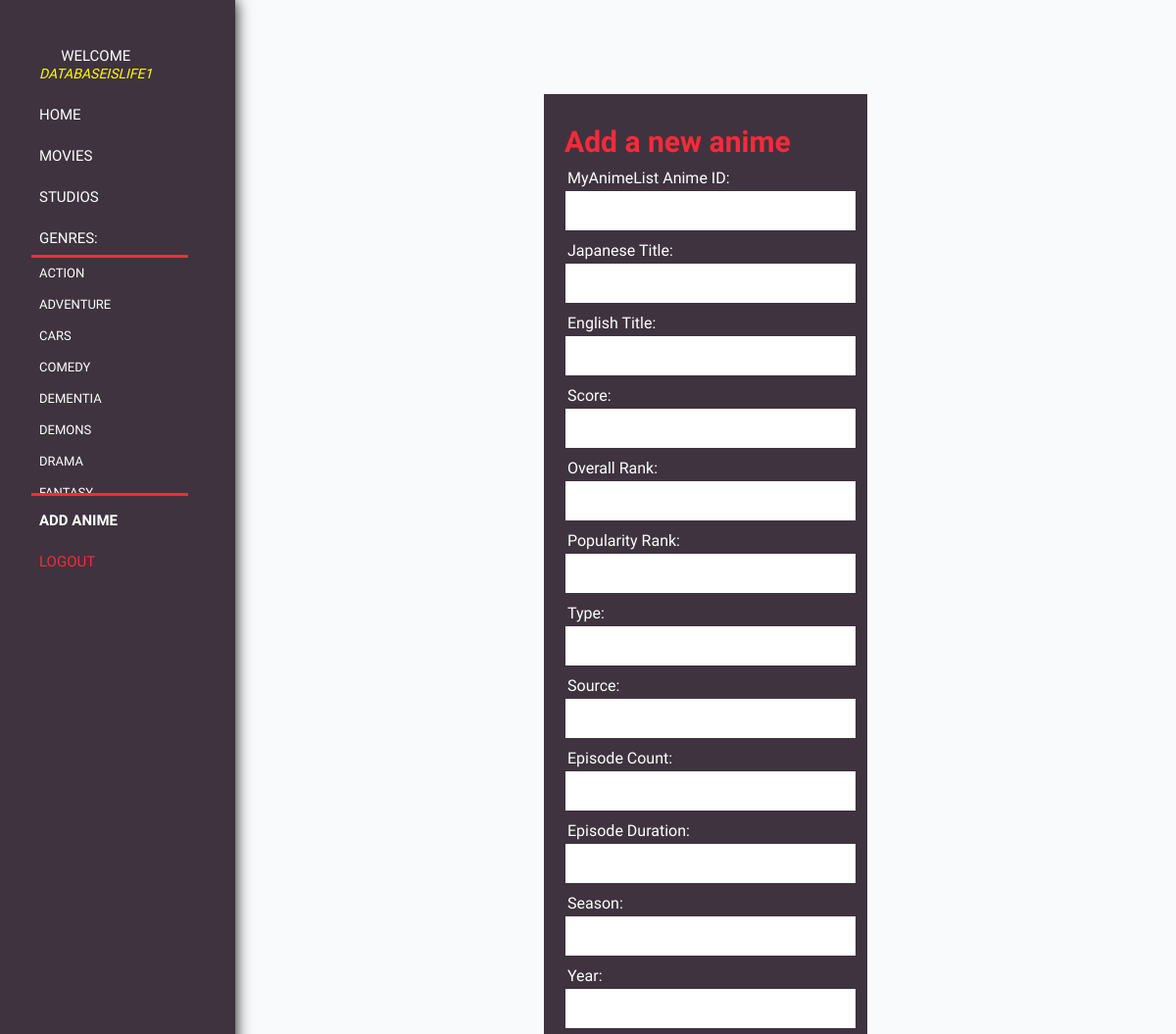
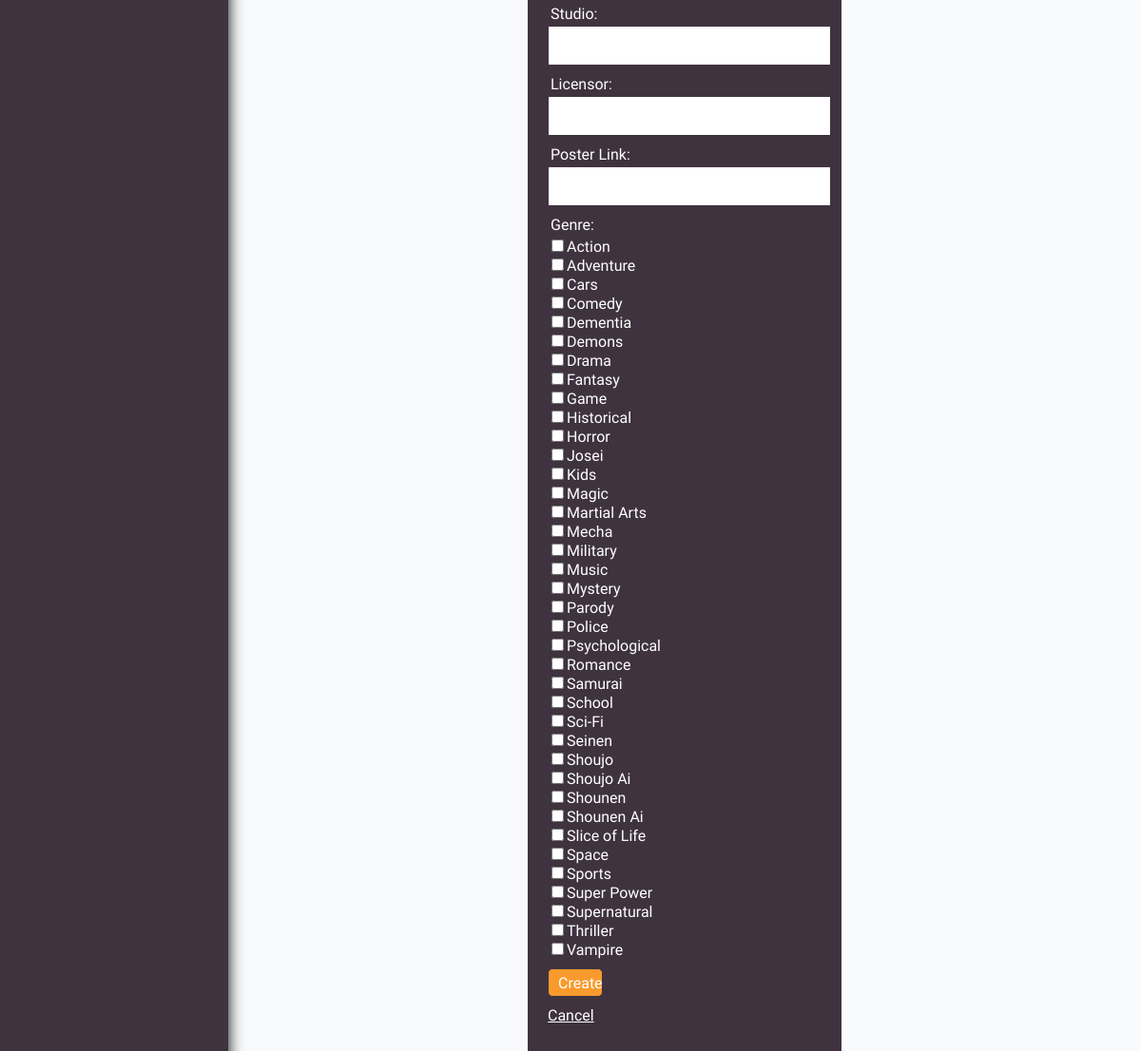
/user/AddAnime.php (signed in), run on the app's committed database (2 pictures, top to bottom).
### tables this page shows
CREATE TABLE `Genre` (
  `genre_name` varchar(20) NOT NULL,
  `genre_desc` text
);

### user/AddAnime.php (the view, shortened to what this page needs)
<?php
	include_once ('../server.php');
?>
<!DOCTYPE html>
<html>
<head>
<link rel="stylesheet" type="text/css" href="v2.css">
<link rel="stylesheet" href="https://cdnjs.cloudflare.com/ajax/libs/font-awesome/4.7.0/css/font-awesome.min.css">
<link rel="stylesheet" type="text/css" href="../stylev2.css">
</head>
<div class="sidenav">
    <center>
    <?php  if (isset($_SESSION['username'])) : ?>
        <a>Welcome <?php echo "<i class='username'>".$_SESSION['username']."</i>"; ?></a>
    <?php endif ?>
    <a href="HomeV2.php"> Home</a>
    <a href="MoviesPage.php"> Movies</a>
    <a href="StudiosPage.php"> Studios</a>
    <a> Genres: </a>
        <div class="dropdown-content">
            <?php
                $sql="SELECT genre_name FROM Genre";
                $result=mysqli_query($connection,$sql);
                if ($result->num_rows > 0) {
                    while($row = $result->fetch_assoc()) {
                        echo "<a href='CategoryPage.php?link=".$row['genre_name']."'>".$row['genre_name']."</a>";
                    }
                } else {
                    echo "0 results";
                }
            ?>
        </div>
    <strong><a href="AddAnime.php"> Add Anime</a></strong>
    <?php  if (isset($_SESSION['username'])) : ?>
        <a id="logout" href="../index.php?logout='1'">logout</span></a>
    <?php endif ?>
</div>
<?php
$new_anime_id = $new_anime_id_error = "";
$new_title_jap = $new_title_jap_error = "";
$new_title_eng = $new_title_eng_error = "";
$new_score = $new_score_error = "";
$new_rank_overall =  $new_rank_overall_error = "";
$new_rank_popularity = $new_rank_popularity_error = "";
$new_type = $new_type_error = "";
$new_source = $new_source_error = "";
$new_ep_count =  $new_ep_count_error = "";
$new_duration_min = $new_duration_min_error = "";
$new_poster_link = $new_poster_link_error = "";
$new_season = $new_season_error = "";
$new_year = $new_year_error = "";
$new_studio_name =  $new_studio_name_error = "";
$new_lic_name = $new_lic_name_error = "";
?>
<form class="container" method="POST">
    <div class="input-group">
        <h2>Add a new anime</h2>
    </div>
    <div class="input-group">
        <label>MyAnimeList Anime ID:</label>
        <input type="text" name="new_anime_id" value="<?php echo $new_anime_id ?>">
        <small class="error"><?php echo $new_anime_id_error ?></small>
    </div>
    <div class="input-group">
        <label>Japanese Title:</label>
        <input type="text" name="new_title_jap" value="<?php echo $new_title_jap ?>">
        <small class="error"><?php echo $new_title_jap_error ?></small>
    </div>
    <div class="input-group">
        <label>English Title:</label>
        <input type="text" name="new_title_eng" value="<?php echo $new_title_eng ?>">
        <small class="error"><?php echo $new_title_eng_error ?></small>
    </div>
    <div class="input-group">
        <label>Score:</label>
        <input type="text" name="new_score" value="<?php echo $new_score ?>">
        <small class="error"><?php echo $new_score_error ?></small>
    </div>
    <div class="input-group">
        <label>Overall Rank:</label>
        <input type="text" name="new_rank_overall" value="<?php echo $new_rank_overall ?>">
        <small class="error"><?php echo $new_rank_overall_error ?></small>
    </div>
    <div class="input-group">
        <label>Popularity Rank:</label>
        <input type="text" name="new_rank_popularity" value="<?php echo $new_rank_popularity ?>">
        <small class="error"><?php echo $new_rank_popularity_error ?></small>
    </div>
    <div class="input-group">
        <label>Type:</label>
        <input type="text" name="new_type" value="<?php echo $new_type ?>">
        <small class="error"><?php echo $new_type_error ?></small>
    </div>
    <div class="input-group">
        <label>Source:</label>
        <input type="text" name="new_source" value="<?php echo $new_source ?>">
        <small class="error"><?php echo $new_source_error ?></small>
    </div>
    <div class="input-group">
        <label>Episode Count:</label>
        <input type="text" name="new_ep_count" value="<?php echo $new_ep_count ?>">
        <small class="error"><?php echo $new_ep_count_error ?></small>
    </div>
    <div class="input-group">
        <label>Episode Duration:</label>
        <input type="text" name="new_duration_min" value="<?php echo $new_duration_min ?>">
        <small class="error"><?php echo $new_duration_min_error ?></small>
    </div>
    <div class="input-group">
        <label>Season:</label>
        <input type="text" name="new_season" value="<?php echo $new_season ?>">
        <small class="error"><?php echo $new_season_error ?></small>
    </div>
    <div class="input-group">
        <label>Year:</label>
        <input type="text" name="new_year" value="<?php echo $new_year ?>">
        <small class="error"><?php echo $new_year_error ?></small>
    </div>
    <div class="input-group">
        <label>Studio:</label>
        <input type="text" name="new_studio_name" value="<?php echo $new_studio_name ?>">
        <small class="error"><?php echo $new_studio_name_error ?></small>
    </div>
    <div class="input-group">
        <label> Licensor:</label>
        <input type="text" name="new_lic_name" value="<?php echo $new_lic_name ?>">
        <small class="error"><?php echo $new_lic_name_error ?></small>
    </div>
    <div class="input-group">
        <label> Poster Link:</label>
        <input type="text" name="new_poster_link" value="<?php echo $new_poster_link ?>">
        <small class="error"><?php echo $new_poster_link_error ?></small>
    </div>
    <div class="checkboxes">
        <label> Genre:</label>
        <?php
            $sql="SELECT genre_name FROM Genre";
            $result=mysqli_query($connection,$sql);
            if ($result->num_rows > 0) {
                while($row = $result->fetch_assoc()) {
                    echo "<input type='checkbox' name='new_genre[]' value='".$row['genre_name']."'><a>".$row['genre_name']."</a><br>";
                }
            }
        ?>
    </div>
     <div class="input-group">
        <input type="submit" name="button" value="Create" class="btn">
    </div>
     <div class="input-group">
        <a href="HomeV2.php" style="color: white;">Cancel</a>
    </div>
</form>

### user/v2.css (style rules this page uses)
header a, .sidenav a { float: left; display: block; color: #fff; text-align: center; padding: 1rem 4rem 0.5rem 0.5rem; font-size: 15px; font-family: 'Questrial', sans-serif; text-decoration: none; text-transform: uppercase; }
.sidenav { height: 100%; width: 11rem; position: fixed; top:0 !important; left: 0 !important; background-color: #3f333f; padding: 2rem; z-index: 999; overflow-x: hidden; box-shadow: 0px 0px 15px black; }
.dropdown-content { display: block; position: relative; background-color: #3f333f; align-content: center; z-index: 1; max-height: 15rem; max-width: 10rem; float: left; overflow: -moz-scrollbars-vertical; overflow-y: scroll; line-height: 0px; border-top: 3px solid #f72a3a; border-bottom: 3px solid #f72a3a; object-fit: contain; }
.dropdown-content a { font-size: 13px; margin-bottom: 0.5rem; color: #fff; word-wrap: normal; line-height: 0rem; padding-right: 2rem; display: block; }
.sidenav a .username { color: yellow; font-size:14px; }
h2 { font-family: 'Questrial', sans-serif !important; font-size: 30px; margin-bottom: 3px ; margin-top: 0px; color: #f72a3a !important; }
#logout { color:#f72a3a; }

### stylev2.css (style rules this page uses)
h2 { color: white; text-align: left; }
form, .content { width: 30%; margin: 0px auto; padding: 20px; border: 1px solid #3f333f; background: #fff; }
.container { background-color: #3f333f; }
.input-group { margin: 10px 0px 10px 0px; }
.input-group label { display: block; text-align: left; margin: 3px; color: white; font-family: 'Questrial', sans-serif; }
.input-group input { height: 30px; width: 96%; padding: 5px 10px; font-size: 16px; border: 1px solid #3f333f; }
.checkboxes label { display: block; text-align: left; margin: 3px; color: white; font-family: 'Questrial', sans-serif; }
.checkboxes input { font-size: 16px; color: white; }
.btn { padding: 10px; font-size: 15px; color: white; background: #f99a2c; border: none; border-radius: 5px; width: 20% !important; font-family: 'Questrial', sans-serif; }
.error { width: 100%; color: #f72a3a; text-align: left; font-weight: bold; padding-left: 5px; }
a:-webkit-any-link { color: white; cursor: pointer; font-family: 'Questrial', sans-serif; }
a { color: white; font-family: 'Questrial', sans-serif; }

### data on the page
genre: genre_name "ACTION", genre_name "Action"
genre: genre_name "ADVENTURE", genre_name "Adventure"
genre: genre_name "CARS", genre_name "Cars"
genre: genre_name "COMEDY", genre_name "Comedy"
genre: genre_name "DEMENTIA", genre_name "Dementia"
genre: genre_name "DEMONS", genre_name "Demons"
genre: genre_name "DRAMA", genre_name "Drama"
genre: genre_name "FANTASY", genre_name "Fantasy"
genre: genre_name "Game"
genre: genre_name "Historical"
genre: genre_name "Horror"
genre: genre_name "Josei"
genre: genre_name "Kids"
genre: genre_name "Magic"
genre: genre_name "Martial Arts"
genre: genre_name "Mecha"
genre: genre_name "Military"
genre: genre_name "Music"
genre: genre_name "Mystery"
genre: genre_name "Parody"
genre: genre_name "Police"
genre: genre_name "Psychological"
genre: genre_name "Romance"
genre: genre_name "Samurai"
genre: genre_name "School"
genre: genre_name "Sci-Fi"
genre: genre_name "Seinen"
genre: genre_name "Shoujo"
genre: genre_name "Shoujo Ai"
genre: genre_name "Shounen"
genre: genre_name "Shounen Ai"
genre: genre_name "Slice of Life"
genre: genre_name "Space"
genre: genre_name "Sports"
genre: genre_name "Super Power"
genre: genre_name "Supernatural"
genre: genre_name "Thriller"
genre: genre_name "Vampire"

### other printed values
$_SESSION['username'] "DATABASEISLIFE1"
